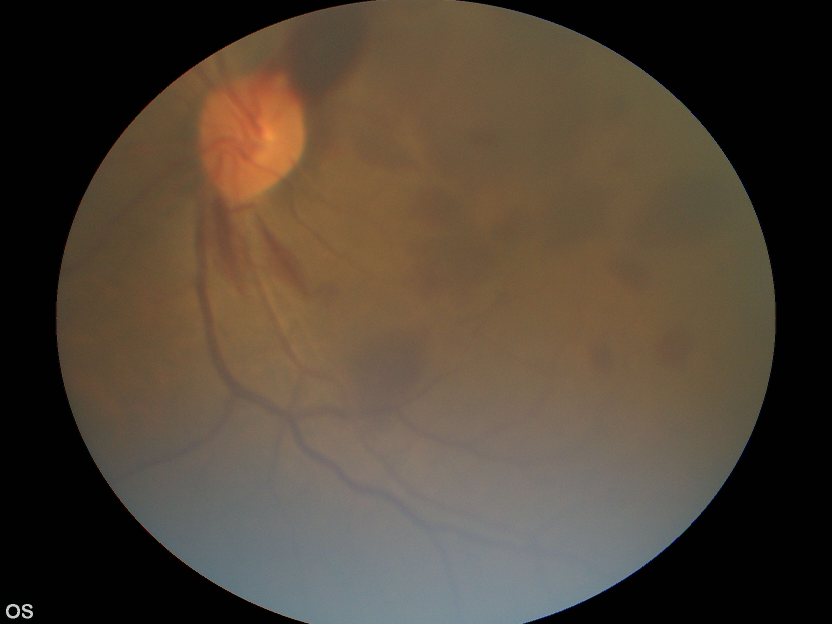
#> input picture Code/Images/OS0043EY.JPG, 1664 x 1248 px (shown at 1/2 size)
$ jupyter execute Interpolation.ipynb
#> lines starting #> are read from the running program, lines starting #| are printed output that depends on the picture
[cell 1]
import cv2
import scipy
import numpy as np
import matplotlib.pyplot as plt
from plantcv import plantcv as pcv
from scipy.interpolate import griddata
from scipy.ndimage.filters import uniform_filter

[cell 2]
def get_non_uniform_sampling(source, steps):
    shape = np.shape(source)
    height = shape[0]
    length = shape[1]

    x_centre = int(length/2)
    y_centre = int(height/2)
    radius = int(min(length, height)/2)

    pi = np.pi
    multiplier = 0.5
    x_coordinates = []
    y_coordinates = []

    for r in steps:
        number_of_points = (1/multiplier) * 2

        for j in range(int(number_of_points)):
            theta = j*pi*multiplier
            x = x_centre + (r * np.cos(theta))
            y = y_centre + (r * np.sin(theta))
            if(x<length and y<height):
                x_coordinates.append(int(x))
                y_coordinates.append(int(y))

        multiplier = multiplier/1.75

    return x_coordinates, y_coordinates


def window_stdev(X, window_size):
    c1 = uniform_filter(X, window_size, mode='reflect')
    c2 = uniform_filter(X*X, window_size, mode='reflect')
    return np.sqrt(c2 - c1*c1)

[cell 3]
img = cv2.imread("./Images/OS0043EY.JPG")
#> img is the input picture: shape (1248, 1664, 3); mean B, G, R 54, 67.3, 79.5
print(np.shape(img))
#| (1248, 1664, 3)
(B,G,R) = cv2.split(img)
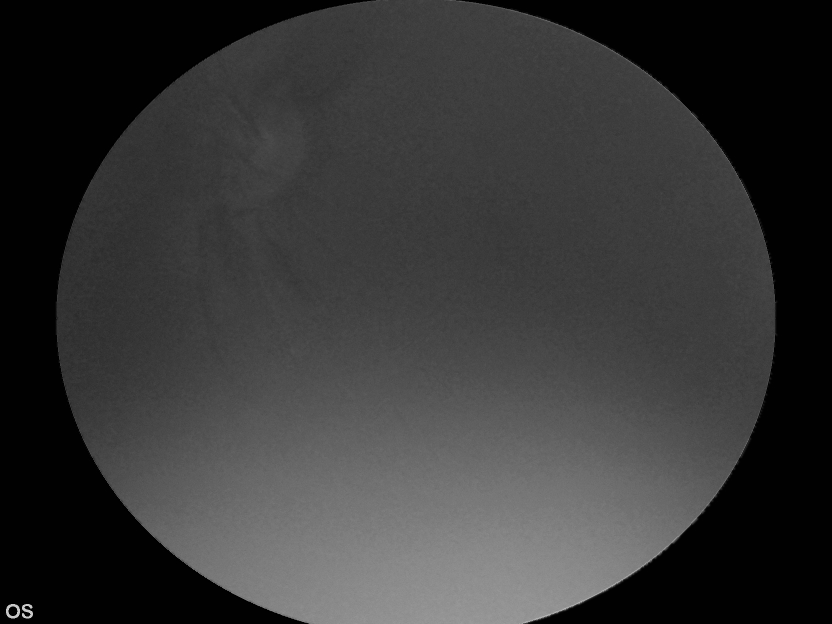
#> B: shape (1248, 1664) (shown at 1/2 size); min 0, max 222, mean 54
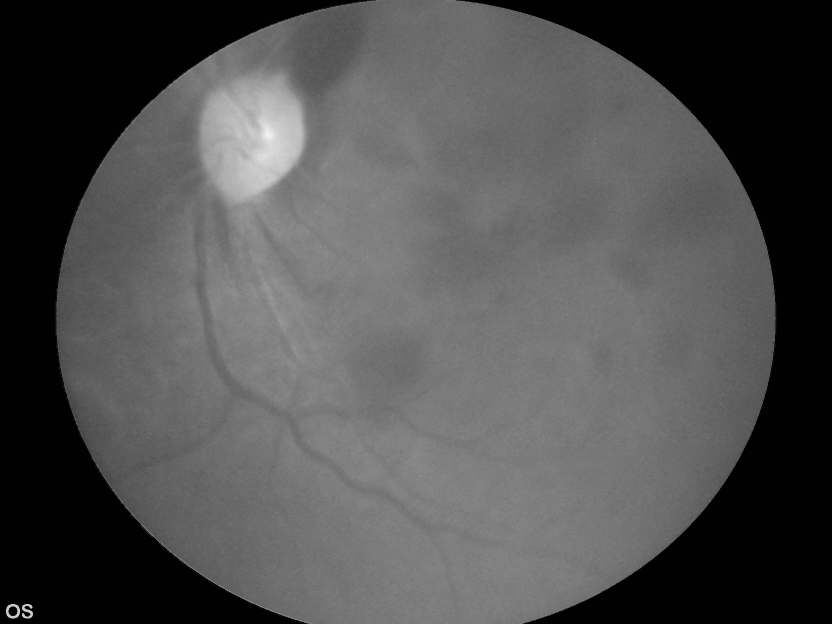
#> R: shape (1248, 1664) (shown at 1/2 size); min 0, max 245, mean 79.5
#cv2.imshow("Source Image", img)
#cv2.waitKey(0)

[cell 4]
steps = [0, 149, 246, 357, 486, 544, 605]
x_coordinates, y_coordinates = get_non_uniform_sampling(G, steps)
#> x_coordinates = 260 values, max 1437 at index 146, min 227 at index 203, mean 826.3; y_coordinates = 260 values, max 1228 at index 174, min 19 at index 232, mean 624.1
number_of_points = (np.shape(x_coordinates))[0]
#> number_of_points = 260
print("The number of points is", number_of_points)
#| The number of points is 260

[cell 5]
plt.figure(figsize = (8,8))
plt.imshow(G)
plt.scatter(x_coordinates, y_coordinates, color='red')
plt.colorbar()

[cell 6]
figure_size = 10
G_mean = cv2.blur(G,(figure_size, figure_size))
G_mean = np.array(G_mean, dtype=np.float32)

plt.figure(figsize = (8,8))
plt.imshow(G_mean)
plt.colorbar()

[cell 7]
G_std = window_stdev(G, 10)
#> in window_stdev, `c2 = uniform_filter(X*X, window_size, mode='reflect')`:
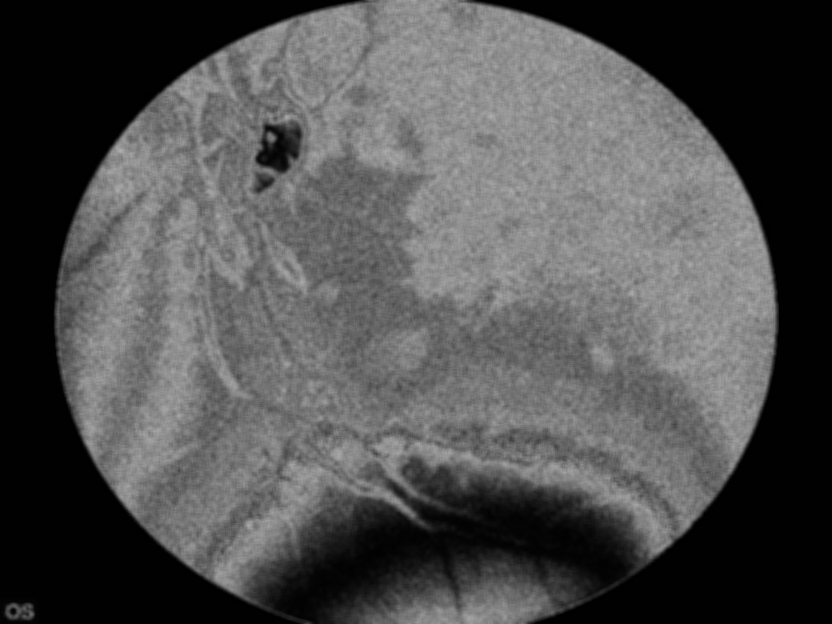
#> c2: shape (1248, 1664) (shown at 1/2 size); min 0, max 179, mean 79.6
#> in window_stdev, `return np.sqrt(c2 - c1*c1)`:
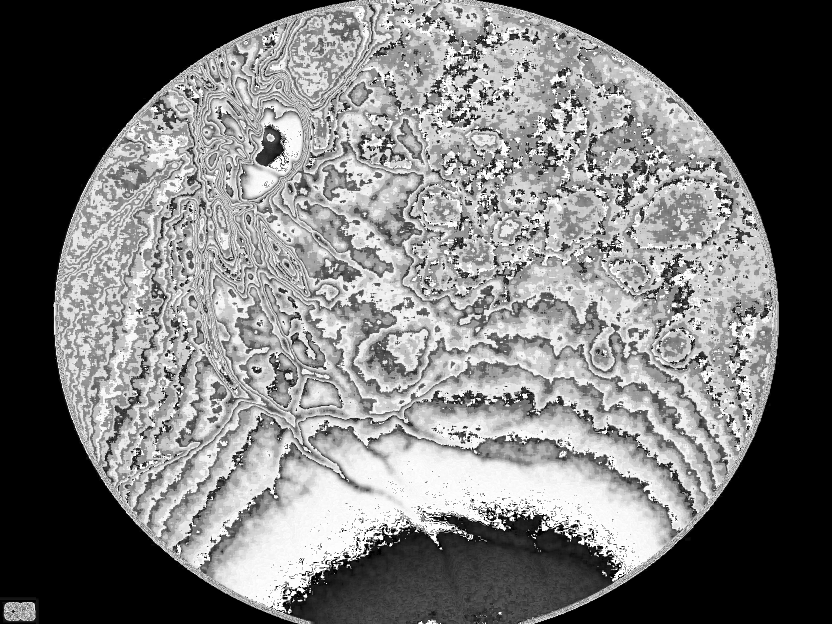
#> returned value: shape (1248, 1664) float16 (shown at 1/2 size); min 0, max 15.97, mean 7.46; drawn with min black and max white
G_std = np.array(G_std, dtype=np.float32)

plt.figure(figsize = (8,8))
plt.imshow(G_std)
plt.colorbar()
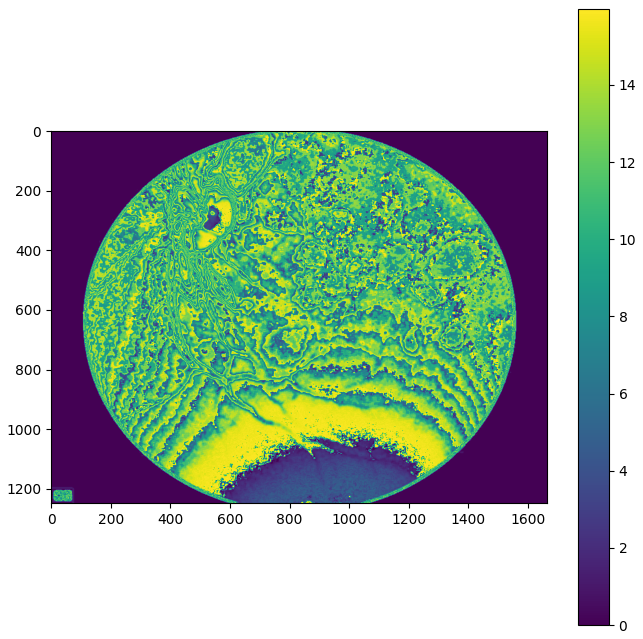
#> figure drawn by matplotlib, 2 panels

[cell 8]
mean = np.empty(number_of_points)
std = np.empty(number_of_points)

for i in range(number_of_points):
    x = x_coordinates[i]
    y = y_coordinates[i]

    mean[i] = G_mean[y, x]
    std[i] = G_std[y, x]
#> this loop made 260 passes
#> (x, y) on passes 1 to 3: (832, 624), (832, 624), (832, 624)
#> after the loop, mean = 260 values, max 140 at index 171, min 71 at index 210, mean 97.4; std = 260 values, max 15.97 at index 101, min 0 at index 55, mean 10.22

[cell 9]
xi = np.arange(0, np.shape(G)[1], 1)
#> xi = 1664 values from 0 to 1663
yi = np.arange(0, np.shape(G)[0], 1)
#> yi = 1248 values from 0 to 1247
x_grid, y_grid = np.meshgrid(xi, yi)

points = []
for i , j in zip(x_coordinates, y_coordinates):
    points.append([i,j])
#> this loop made 260 passes
#> after the loop, points = 260 pairs, first value 227 to 1437, second value 19 to 1228

[cell 10]
interpolated_mean = scipy.interpolate.griddata(points, mean, (x_grid, y_grid) , method='linear', fill_value=0, rescale=False)

plt.figure(figsize = (8,8))
plt.imshow(interpolated_mean, cmap = 'RdYlBu')
plt.colorbar()

[cell 11]
interpolated_std = scipy.interpolate.griddata(points, std, (x_grid, y_grid) , method='linear', fill_value=0, rescale=False)
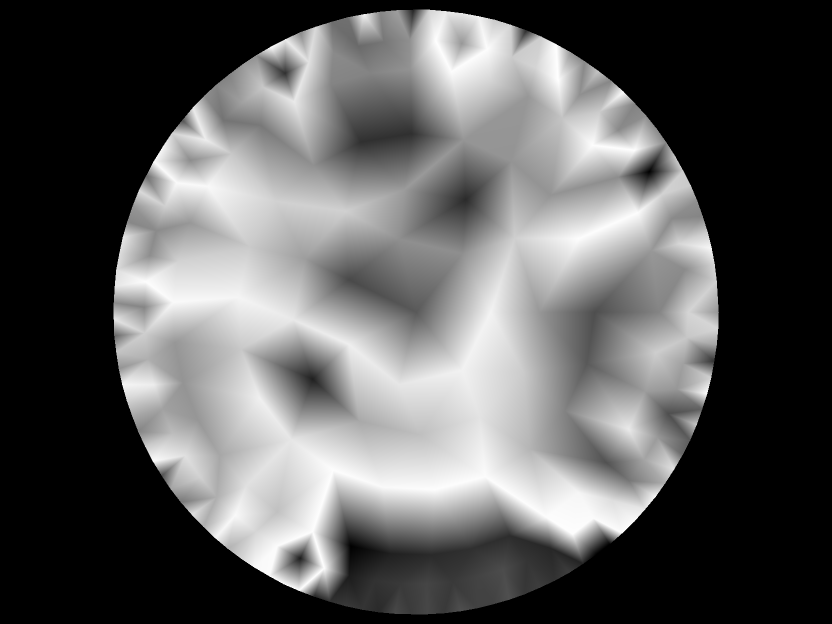
#> interpolated_std: shape (1248, 1664) float64 (shown at 1/2 size); min -8.74e-16, max 15.97, mean 5.85; drawn with min black and max white

plt.figure(figsize = (8,8))
plt.imshow(interpolated_std, cmap = 'RdYlBu')
plt.colorbar()

[cell 12]
height = np.shape(G)[0]
#> height = 1248
length = np.shape(G)[1]
#> length = 1664

mahalanobis = np.empty(np.shape(G))
background = np.empty(np.shape(G))
foreground = np.empty(np.shape(G))

for i in range(height):
    for j in range(length):
        mahalanobis[i, j] = np.abs((G[i, j] - interpolated_mean[i, j])/interpolated_std[i, j])
        if(mahalanobis[i, j] >= 0.5):
            foreground[i, j] = mahalanobis[i, j]
        else:
            background[i, j] = mahalanobis[i, j]
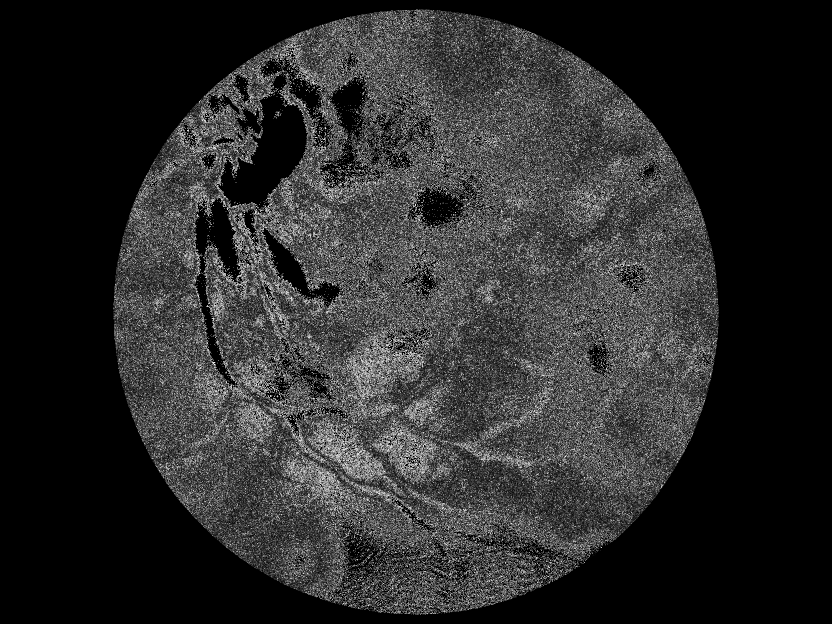
#> background: shape (1248, 1664) float64 (shown at 1/2 size); 0.39% of the values are NaN or infinite; the others: min 0, max 0.5, mean 0.0851; drawn with min black, max white, NaN and infinite black

[cell 13]
plt.figure(figsize = (8,8))
plt.imshow(background)
plt.colorbar()

[cell 14]
plt.figure(figsize = (8,8))
plt.imshow(foreground)
plt.colorbar()
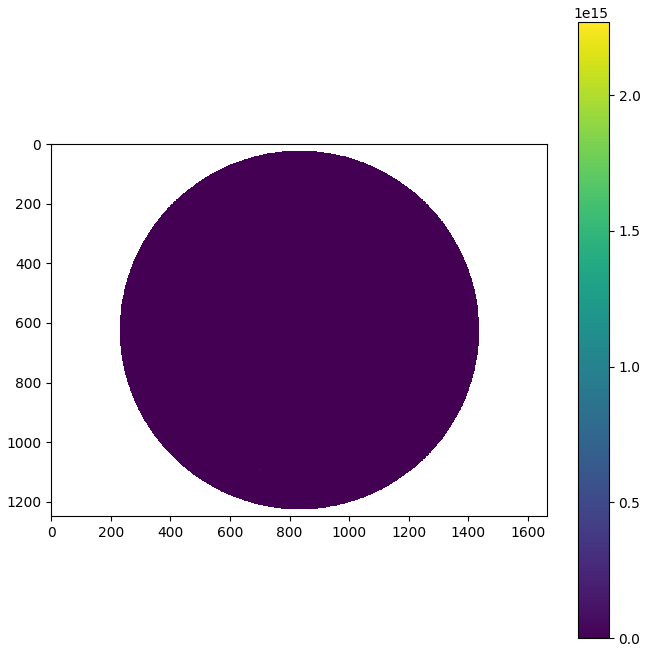
#> figure drawn by matplotlib, 2 panels

[cell 15]
figure_size = 7
SA = cv2.blur(background, (figure_size, figure_size))
#> SA: shape (1248, 1664) float64; 89.6% of the values are NaN or infinite; the others: min 0, max 0, mean 0
SM = window_stdev(background, figure_size)

[cell 16]
plt.figure(figsize = (8,8))
plt.imshow(SA, cmap = 'RdYlBu')
plt.colorbar()

[cell 17]
plt.figure(figsize = (8,8))
plt.imshow(SM, cmap = 'RdYlBu')
plt.colorbar()

[cell 18]
U = np.empty(np.shape(G))
for i in range(height):
    for j in range(length):
        U[i, j] = (G[i, j] - SA[i, j])/SM[i, j]
#> U: shape (1248, 1664) float64; every value is NaN or infinite

[cell 19]
plt.figure(figsize = (8,8))
plt.imshow(U, cmap = 'RdYlBu')
plt.colorbar()
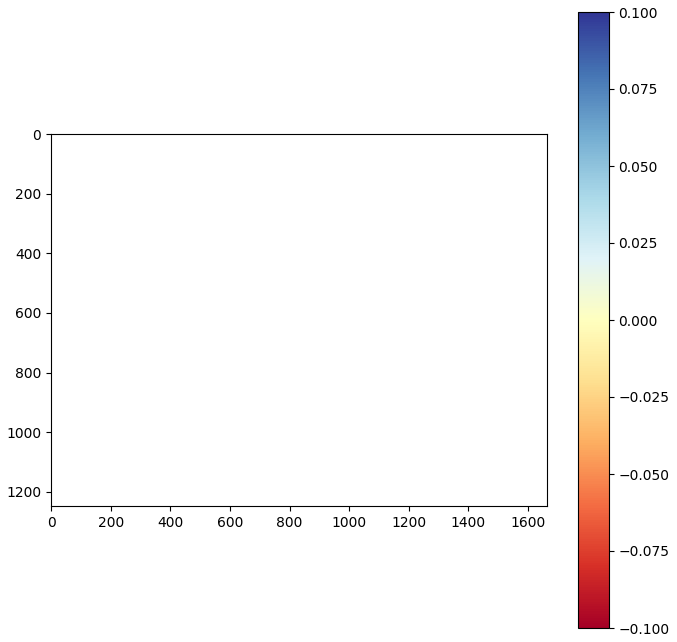
#> figure drawn by matplotlib, 2 panels
